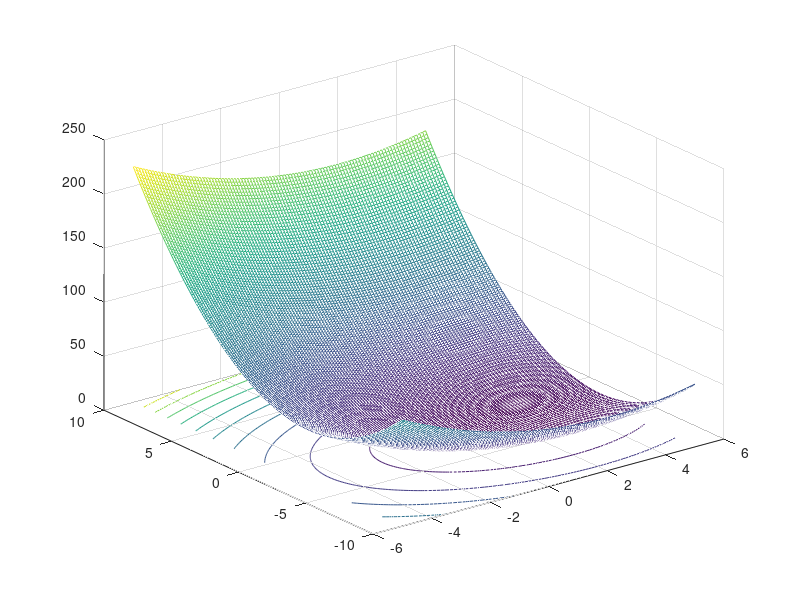

Recreate this plot in MATLAB.
%--------------------
% MCEN 3030
% Spring 2020
% Example with 3D surface plots
%--------------------
clear all
clc
close all

% generate a grid of coordinates to evaluate
[X,Y]=meshgrid([-5:.1:5],[-10:.1:10]);

[n m]=size(X);

for i = 1:n
    for j = 1:m
        
        % vertical function Z is equation of 
        % a sphere over (2,3).
        Z(i,j) = (X(i,j) - 2).^2 + (Y(i,j) +3)^2;
         
    end
end

meshc(X,Y,Z)